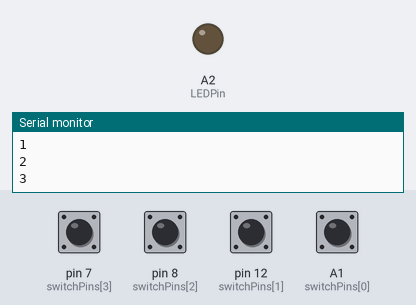
This sketch was run on a simulated Arduino Uno, built with avr-gcc and run on an emulated ATmega328P. Parts: output pins drawn as LEDs (lit = HIGH), the last lines printed to the serial monitor. The inputs (shaded band) are chosen by the test bench; at power-on: A1 (switchPins[0]), pin 7 (switchPins[3]), pin 8 (switchPins[2]), pin 12 (switchPins[1]) HIGH.

Above: at 1.0 s.
At 5.5 s:
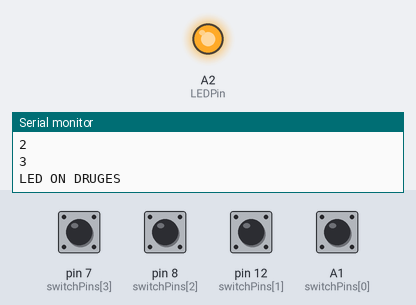
Timing chart, 0 to 6.9 s (numbered marks = the images above):
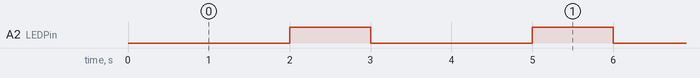

Measured:
- by itself, A2 (LEDPin): alternates HIGH for 1.0 s and LOW for 2.0 s, 36 changes in all, then stays LOW

The sketch:

switch_pins.ino
```cpp
const int switchPins[4] = {A1,12,8,7};
const int LEDPin = A2;
int obstacle[][2] = {{0,0}, {0,0}, {0,0}, {0,0}, {0,0}, {0,0}};
int key_readings[3];
int reading_index = 0;
int counter = 0;
//int obstacle[2] = { obstacle_1, obstacle_2 };

void setup (){
  pinMode( switchPins[0], INPUT );
  pinMode( switchPins[1], INPUT );
  pinMode( switchPins[2], INPUT );
  pinMode( switchPins[3], INPUT );

  pinMode( LEDPin, OUTPUT );
  digitalWrite( LEDPin, LOW );
  Serial.begin( 9600 );
}

void loop (){
  int key_pressed = readKeys();
  if( key_pressed ){
    digitalWrite( LEDPin, HIGH );
    Serial.println( "LED ON DRUGES" );
    delay( 1000 );
    digitalWrite( LEDPin, LOW );
    Serial.println( "LED IS OK NOW" );

    counter ++;
    Serial.print( "Counter: " );
    Serial.println( counter );
  }
  if( counter == 3 ) {
    counter = 0;
    obstacle[reading_index][0] = key_readings[0] + key_readings[1];
    Serial.print( "X: " );
    Serial.println( obstacle[reading_index][0] );
    obstacle[reading_index][1] = key_readings[2];

    Serial.print( "Y: " );
    Serial.println( obstacle[reading_index][1] );
    reading_index ++;
    Serial.print( "Reading index" );
    Serial.println( reading_index );
    if( reading_index == 6 ){
      while( 1 ){
        Serial.print( "Readind index is 6" );
        delay(10);
      }
    }
  }


}

int readKeys() {
  int key_pressed = 0;
  int reading[] = {0, 0, 0, 0};

  //first coordinate
  while( !key_pressed ){
    for( int i = 0; i < 4; i += 1 ) {
      reading[i] = digitalRead( switchPins[i] );
      if( reading[i] != 0 ) {
        key_pressed = 1;
        //key_readings[counter] = reading[i];
        key_readings[counter] = i;
        Serial.println( i );

      }
    }
  }
  delay( 2000 );
  return key_pressed;

}
```
